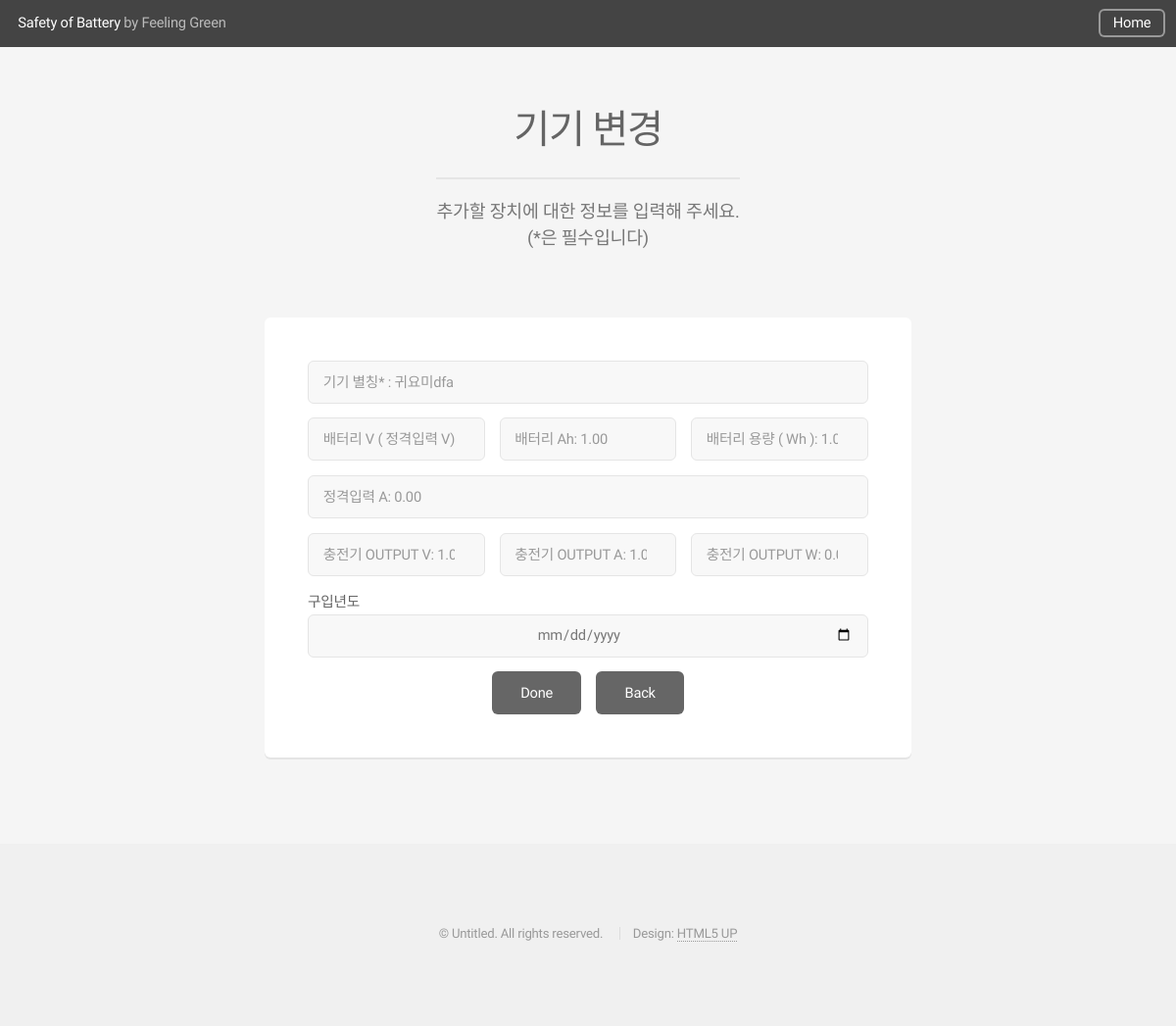
The page /device/edit/귀요미dfa (signed in) on the database its author committed.
### blog/models.py (models this page shows, shortened)
class LithiumBattery(models.Model):
    member=models.ForeignKey(Member, on_delete=models.CASCADE)
    name=models.CharField(max_length=20)
    category=models.CharField(max_length=20, null = True)
    battery_voltage=models.DecimalField(default=0, decimal_places=2, max_digits=20)
    battery_current=models.DecimalField(default=0, decimal_places=2, max_digits=20)
    battery_capacity=models.DecimalField(default=0, decimal_places=2, max_digits=20)
    rated_input_current=models.DecimalField(default=0, decimal_places=2, max_digits=20)
    charger_voltage=models.DecimalField(default=0, decimal_places=2, max_digits=20)
    charger_current=models.DecimalField(default=0, decimal_places=2, max_digits=20)
    charger_watt=models.DecimalField(default=0, decimal_places=2, max_digits = 20)
    purchase_period=models.DateField(editable=True, auto_now_add=False)
    status=models.CharField(max_length=20, null = True)
    loss=models.DecimalField(default=1.2, decimal_places=10, max_digits=20)
    loss_record = []
    manual_prediction = models.DecimalField(default = 0, decimal_places=10, max_digits=20)
    min_voltage=models.DecimalField(default=3.7, decimal_places=2, max_digits=20)
    max_voltage=models.DecimalField(default=4.2, decimal_places=2, max_digits=20)
    start_battery = models.IntegerField(default = 0)
    want_battery = models.IntegerField(default = 0)
    time_prediction_entire = models.DecimalField(default = 30, decimal_places=3, max_digits=20)
    time_prediction_day = models.IntegerField(default = 0)
    time_prediction_hour = models.IntegerField(default = 0)
    time_prediction_min = models.IntegerField(default = 0)
    time_prediction_sec = models.IntegerField(default = 0)
    now_time = models.DateTimeField(auto_now_add = True)
    charging_start_time = models.DateTimeField(auto_now_add=True)
    charging_finish_time = models.DateTimeField(auto_now_add=True)

### blog/views.py (the view, shortened to what this page needs)
# urls.py: path('device/edit/<str:device_name>', views.device_edit, name = 'device_edit'),
def device_edit(request, device_name):
    user = request.user
    member = Member.objects.get(user=user)
    device = LithiumBattery.objects.get(member=member, name=device_name)
    return render(request, 'device_edit.html', {'device':device})

### blog/templates/device_edit.html (shortened to what this page needs)
{% load static %}
<!DOCTYPE HTML>
<html>
<head>
   <link rel="stylesheet" href="{% static 'css/main.css'%}" />
</head>
<body class="is-preload">
   <div id="page-wrapper">
      <header id="header">
         <h1><a href="{% url 'index' %}">Safety of Battery</a> by Feeling Green</h1>
         <nav id="nav">
            <ul>
               <li><a href="{% url 'index' %}" class="button">Home</a></li>
            </ul>
         </nav>
      </header>
      <section id="main" class="container medium">
         <header>
            <h2>기기 변경</h2>
            <p>추가할 장치에 대한 정보를 입력해 주세요.<br>(*은 필수입니다)</p>
         </header>
         <div class="box">
            <form action="{% url 'device_edit' device.name %}" method="post" autocomplete="on">
               <div class="row gtr-50 gtr-uniform">
                  <div class="col-12">
                     <input type="text" maxlength='20' name="name" id="subject" placeholder="기기 별칭* : {{device.name}}"/>
                  </div>
                  <div class="col-4 col-12-mobilep">
                     <input type="number" step="0.01" name="battery_voltage" id="name"
                        placeholder="배터리 V ( 정격입력 V): {{device.battery_voltage}}" />
                  </div>
                  <div class="col-4 col-12-mobilep">
                     <input type="number" step="0.01" name="battery_current" id="email"
                        placeholder="배터리 Ah: {{device.battery_current}}" />
                  </div>
                  <div class="col-4 col-12-mobilep">
                     <input type="number" step="0.01" name="battery_capacity" id="email"
                        placeholder="배터리 용량 ( Wh ): {{device.battery_capacity}}" />
                  </div>
                  <div class="col-12 col-12-mobilep">
                     <input type="number" step="0.01" name="rated_input_current" id="email"
                        placeholder="정격입력 A: {{device.rated_input_current}}" />
                  </div>
                  <div class="col-4 col-12-mobilep">
                     <input type="number" step="0.01" name="charger_voltage" id="email"
                        placeholder="충전기 OUTPUT V: {{device.charger_voltage}}" />
                  </div>
                  <div class="col-4 col-12-mobilep">
                     <input type="number" step="0.01" name="charger_current" id="email"
                        placeholder="충전기 OUTPUT A: {{device.charger_current}}" />
                  </div>
                  <div class="col-4 col-12-mobilep">
                     <input type="number" step="0.01" name="charger_watt" id="email"
                        placeholder="충전기 OUTPUT W: {{device.charger_watt}}" />
                  </div>
                  <div class="col-12">
                     <b>구입년도 </b><br>
                     <input type="date" name="purchase_period" id="subject" value="{{device.purchase_period}}/>
                  </div>
                  <div class="col-12 col-12-mobilep" style="text-align: center;">
                  </div>
                  <div class="col-12">
                     <ul class="actions special">
                        <li><input type="submit" name="done" value="Done" /></li>
                        <li><input type="submit" name="back" value="Back" /></li>
                     </ul>
                  </div>
               </div>
            </form>
         </div>
      </section>
      <footer id="footer">
         <ul class="copyright">
            <li>&copy; Untitled. All rights reserved.</li>
            <li>Design: <a href="http://html5up.net">HTML5 UP</a></li>
         </ul>
      </footer>
   </div>
</body>
</html>

### rows shown on the page
LithiumBattery: name "기기 별칭* : 귀요미dfa", battery_voltage "배터리 V ( 정격입력 V): 1.00", battery_current "배터리 Ah: 1.00", battery_capacity "배터리 용량 ( Wh ): 1.00", rated_input_current "정격입력 A: 0.00", charger_voltage "충전기 OUTPUT V: 1.00", charger_current "충전기 OUTPUT A: 1.00", charger_watt "충전기 OUTPUT W: 0.00"
